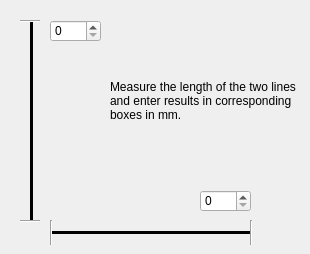
     <widget class="QWidget" name="tab_2">
      <attribute name="icon">
       <iconset resource="../../../resources/AnyWave.qrc">
        <normaloff>:/images/display-settings.png</normaloff>:/images/display-settings.png</iconset>
      </attribute>
      <attribute name="title">
       <string>Screen Calibration</string>
      </attribute>
      <widget class="Line" name="lineH">
       <property name="geometry">
        <rect>
         <x>50</x>
         <y>230</y>
         <width>200</width>
         <height>5</height>
        </rect>
       </property>
       <property name="frameShadow">
        <enum>QFrame::Plain</enum>
       </property>
       <property name="lineWidth">
        <number>3</number>
       </property>
       <property name="orientation">
        <enum>Qt::Horizontal</enum>
       </property>
      </widget>
      <widget class="Line" name="lineV">
       <property name="geometry">
        <rect>
         <x>30</x>
         <y>20</y>
         <width>3</width>
         <height>200</height>
        </rect>
       </property>
       <property name="frameShadow">
        <enum>QFrame::Plain</enum>
       </property>
       <property name="lineWidth">
        <number>3</number>
       </property>
       <property name="orientation">
        <enum>Qt::Vertical</enum>
       </property>
      </widget>
      <widget class="QSpinBox" name="spinBoxV">
       <property name="geometry">
        <rect>
         <x>50</x>
         <y>20</y>
         <width>51</width>
         <height>22</height>
        </rect>
       </property>
       <property name="maximum">
        <number>5000</number>
       </property>
      </widget>
      <widget class="QSpinBox" name="spinBoxH">
       <property name="geometry">
        <rect>
         <x>200</x>
         <y>190</y>
         <width>51</width>
         <height>22</height>
        </rect>
       </property>
       <property name="maximum">
        <number>5000</number>
       </property>
      </widget>
      <widget class="QLabel" name="label">
       <property name="geometry">
        <rect>
         <x>110</x>
         <y>20</y>
         <width>191</width>
         <height>161</height>
        </rect>
       </property>
       <property name="text">
        <string>Measure the length of the two lines and enter results in corresponding boxes in mm.</string>
       </property>
       <property name="textFormat">
        <enum>Qt::PlainText</enum>
       </property>
       <property name="scaledContents">
        <bool>false</bool>
       </property>
       <property name="alignment">
        <set>Qt::AlignLeading|Qt::AlignLeft|Qt::AlignVCenter</set>
       </property>
       <property name="wordWrap">
        <bool>true</bool>
       </property>
      </widget>
      <widget class="Line" name="line">
       <property name="geometry">
        <rect>
         <x>20</x>
         <y>220</y>
         <width>20</width>
         <height>3</height>
        </rect>
       </property>
       <property name="orientation">
        <enum>Qt::Horizontal</enum>
       </property>
      </widget>
      <widget class="Line" name="line_2">
       <property name="geometry">
        <rect>
         <x>20</x>
         <y>20</y>
         <width>20</width>
         <height>3</height>
        </rect>
       </property>
       <property name="orientation">
        <enum>Qt::Horizontal</enum>
       </property>
      </widget>
      <widget class="Line" name="line_3">
       <property name="geometry">
        <rect>
         <x>50</x>
         <y>220</y>
         <width>3</width>
         <height>25</height>
        </rect>
       </property>
       <property name="orientation">
        <enum>Qt::Vertical</enum>
       </property>
      </widget>
      <widget class="Line" name="line_4">
       <property name="geometry">
        <rect>
         <x>250</x>
         <y>220</y>
         <width>3</width>
         <height>25</height>
        </rect>
       </property>
       <property name="orientation">
        <enum>Qt::Vertical</enum>
       </property>
      </widget>
     </widget>
